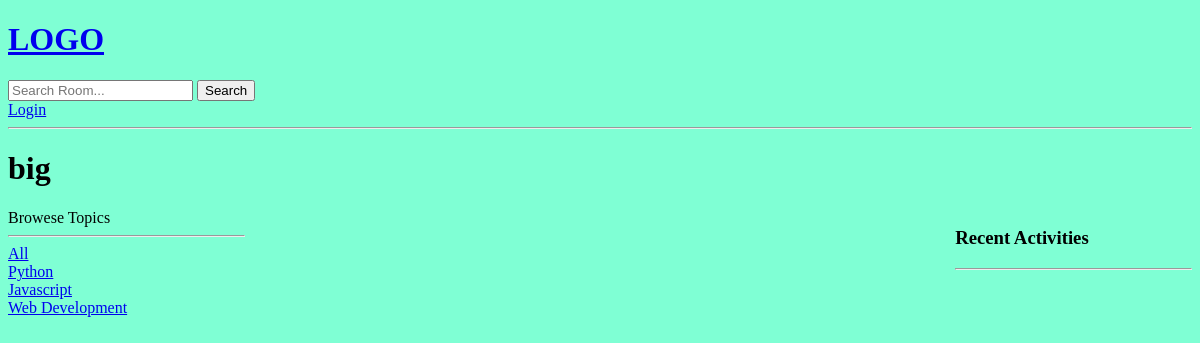
Page /profile/2/ on the earlier database version.
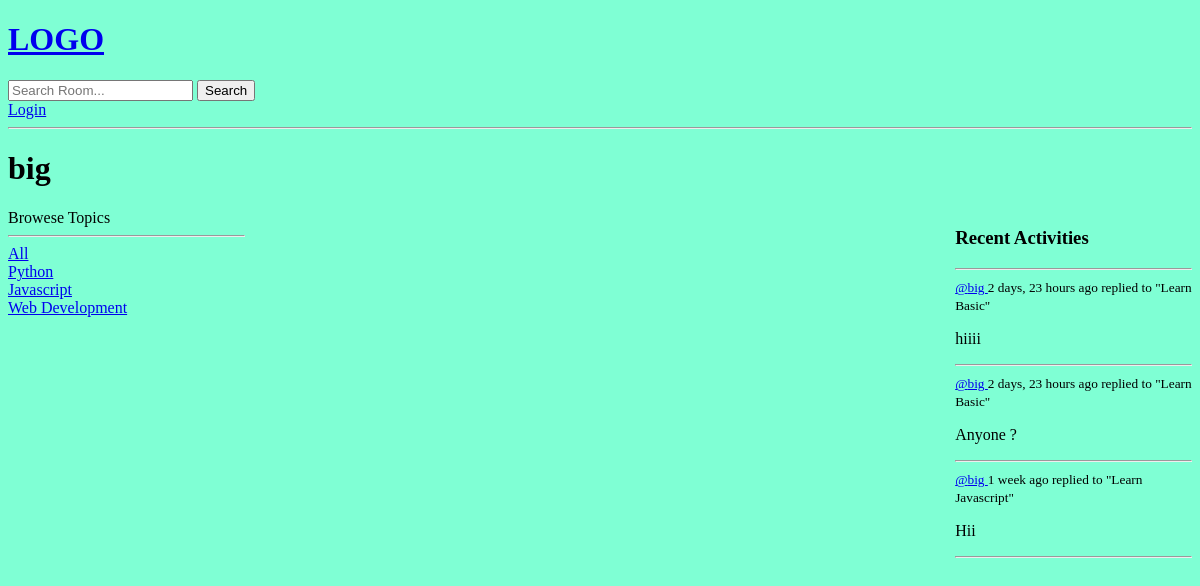
Same page on the later database version.
### base/models.py (models this page shows, shortened)
class Topic(models.Model):
    name = models.CharField(max_length=200)

class Message(models.Model):
    user = models.ForeignKey(User, on_delete=models.CASCADE)
    room = models.ForeignKey(Room, on_delete=models.CASCADE)
    body = models.TextField()
    updated = models.DateTimeField(auto_now=True)
    created = models.DateTimeField(auto_now_add=True)
    class Meta:
        ordering = ["-updated", "-created"]

class Room(models.Model):
    host = models.ForeignKey(User, on_delete=models.SET_NULL, null=True)
    topic = models.ForeignKey(Topic, on_delete=models.SET_NULL, null=True)
    name = models.CharField(max_length=200)
    description = models.TextField(blank=True, null=True)
    participants = models.ManyToManyField(User, related_name="participants", blank=True)
    updated = models.DateTimeField(auto_now=True)
    created = models.DateTimeField(auto_now_add=True)
    class Meta:
        ordering = ["-updated", "-created"]
    def __str__(self):
        return self.name

### base/views.py (the view)
# urls.py: path('profile/<str:pk>/', views.userProfile, name='user-profile'),
def userProfile(request, pk):
    user = User.objects.get(id=pk)
    rooms = user.room_set.all()
    room_messages = user.message_set.all()
    topics = Topic.objects.all()
    context = {
        "user": user,
        "rooms": rooms,
        "room_messages": room_messages,
        "topics": topics,
    }
    return render(request, "base/profile.html", context)

### base/templates/base/profile.html (shortened to what this page needs)
{% extends 'main.html' %}
{% block content %}
<h1>{{ user.username }}</h1>
<div class="profile-container" >
    <div>
        {% include 'base/topics_component.html' %}
    </div>
    <div>
    </div>
    <div>
        {% include 'base/activity_component.html' %}
    </div>
</div>
{% endblock content %}

### templates/main.html (shortened to what this page needs)
<!DOCTYPE html>
<html lang="en">
  <head>
    {% load static %}
    <link
      rel="stylesheet"
      type="text/css"
      media="screen"
      href="{% static 'styles/main.css' %}"
    />
  </head>
  <body>
    {% include 'navbar.html' %}
    {% block content %} {% endblock %}
  </body>
</html>

### templates/navbar.html
<a href="/">
  <h1>LOGO</h1>
</a>
<form method="GET" action="{% url 'home' %}">
  <input type="text" name="q" placeholder="Search Room..." />
  <button type="submit">Search</button>
</form>
{% if request.user.is_authenticated %}
<span>Welcome, {{ user.username }}</span>
<a href="{% url 'logout' %}">Logout</a>
{% else %}
<a href="{% url 'login' %}">Login</a>
{% endif %}
<hr />

### base/templates/base/topics_component.html
<div>Browese Topics</div>
<hr />
<div>
  <a href="{% url 'home' %}"> All </a>
</div>
{% for topic in topics %}
<div>
  <a href="{% url 'home' %}?q={{topic.name}}"> {{ topic.name }} </a>
</div>
{% endfor %}

### base/templates/base/activity_component.html (shortened to what this page needs)
<h3>Recent Activities</h3>
<hr />
{% for message in room_messages %}
<div>
  <small>
    <a href="{% url 'user-profile' message.user.id %}">
      @{{ message.user.username }}
    </a>
    {{ message.created|timesince }} ago
  </small>
  <small>replied to "{{ message.room }}"</small>
  <p>{{ message.body }}</p>
</div>
<hr />
{% endfor %}

### static/styles/main.css (style rules this page uses)
body { background-color: aquamarine; }

### base/templates/base/profile.html (style rules this page uses)
.profile-container { display: grid; grid-template-columns: 1fr 3fr 1fr; }

Differences in the rows shown:
added Message: user.username "big", created "2 days, 23 hours", room "Learn Basic", body "hiiii"
added Message: user.username "big", created "2 days, 23 hours", room "Learn Basic", body "Anyone ?"
now on this page (row edited): Message: user.username "big", created "1 week", room "Learn Javascript", body "Hii"
